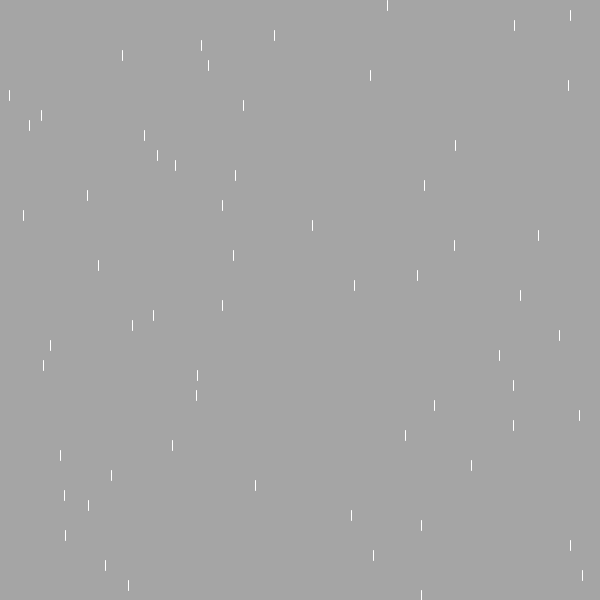
Frame 1 (no input)
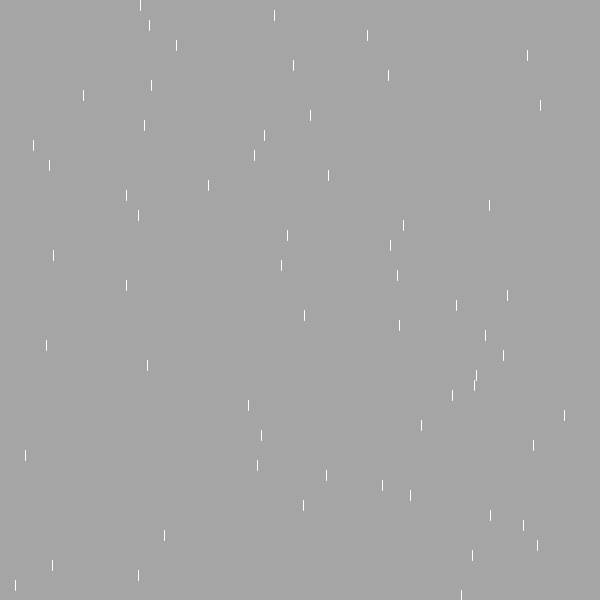
Frame 60 (the mouse pressed at the canvas centre just before this capture)
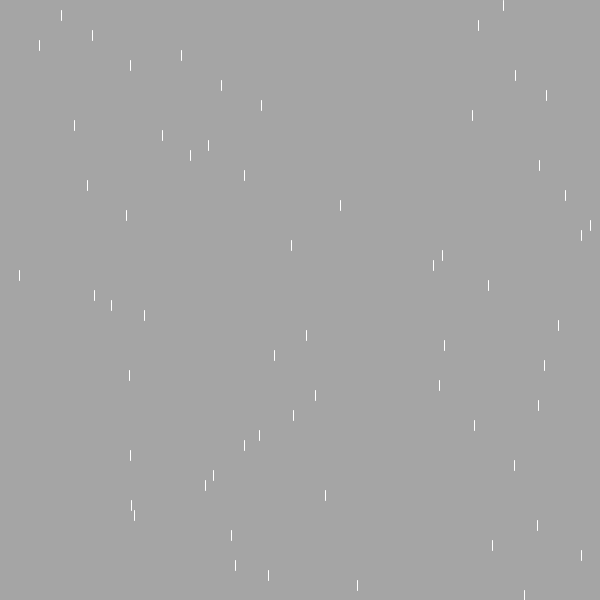
Frame 120 (the mouse held since frame 60 and released just before this capture)

The Processing sketch that drew these frames (run headless with seeded random() and noise(); from frame 60 on, the mouse is pressed at the canvas centre):

// Processing sketch: processing_163394
// ── processing_163394.pde

void setup()
{
  size(600,600);
  frameRate(10); 
}

void draw()
{
  background(#A5A5A5);
  for(float y = 0; y < height; y += 10)
    {
      float rainX = random(0,width);
      float rainY = random(5,10);
      stroke(255);
      line(rainX, y, rainX, y + 10);
    }
}
